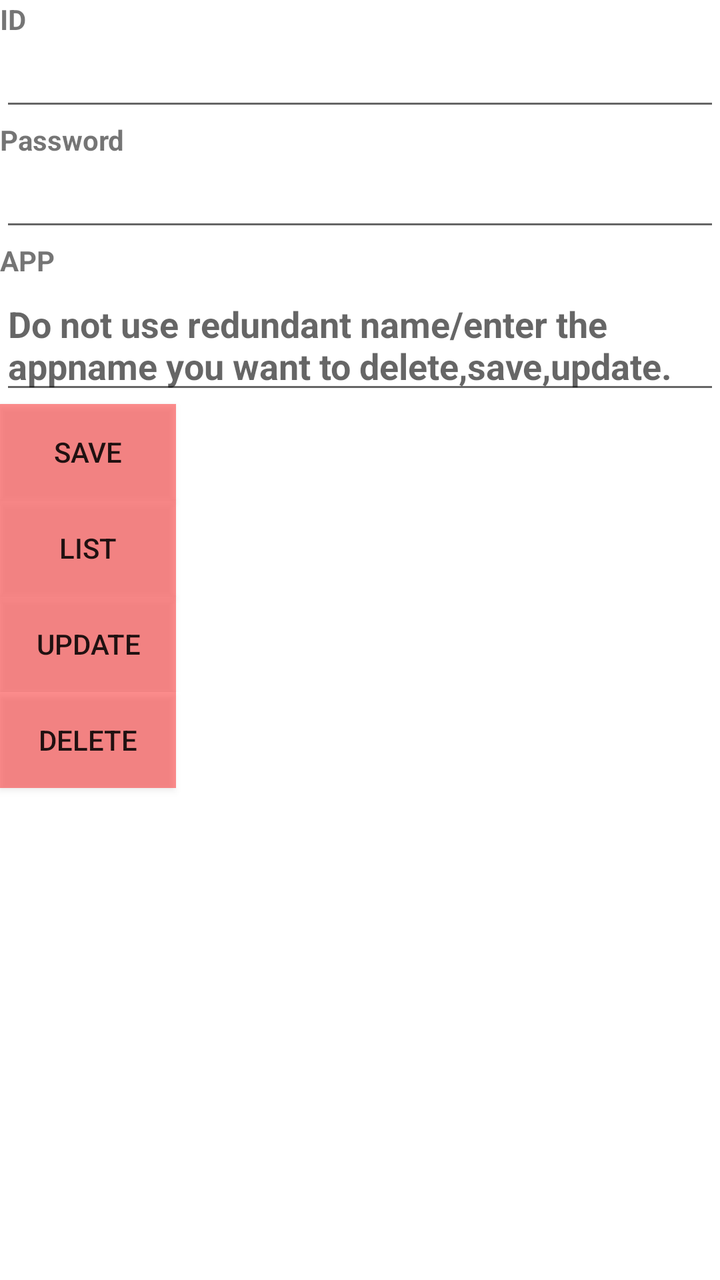
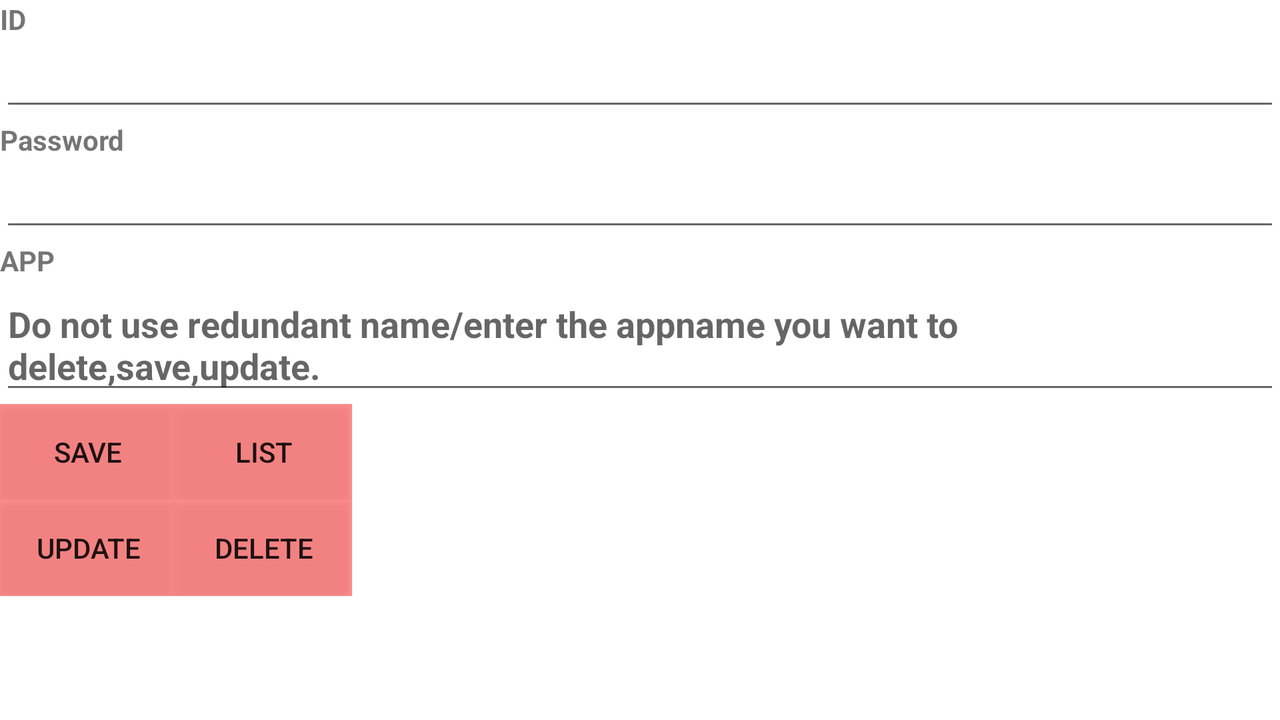

First picture: res/layout/ on a phone held upright. Second picture: the repository's own variant of that layout, on a device whose configuration matches the variant's folder. Source for both follows.
<!-- AndroidManifest.xml: application theme Theme.PROJECTMOBILE -->
<!-- res/layout/activity_program.xml -->
<LinearLayout
    xmlns:android="http://schemas.android.com/apk/res/android"
    android:layout_width="match_parent"
    android:layout_height="match_parent"
    android:orientation="vertical"
    android:background="@drawable/background">

    <TextView
        android:layout_width="match_parent"
        android:layout_height="wrap_content"
        android:text="@string/ID"
        android:textStyle="bold"
        />

    <EditText
        android:id="@+id/idr"
        android:layout_width="match_parent"
        android:layout_height="wrap_content"
        android:textStyle="bold"
        android:inputType="" />

    <LinearLayout
        android:layout_width="match_parent"
        android:layout_height="wrap_content"
        android:orientation="vertical">
        <TextView
            android:layout_width="match_parent"
            android:layout_height="wrap_content"
            android:textStyle="bold"
            android:text="@string/password"/>

        <EditText
            android:id ="@+id/password"
            android:layout_width="match_parent"
            android:layout_height="wrap_content"
            android:textStyle="bold"

            android:inputType=""/>
    </LinearLayout>

    <LinearLayout
        android:layout_width="match_parent"
        android:layout_height="wrap_content"
        android:orientation="vertical">

        <TextView
            android:layout_width="match_parent"
            android:layout_height="wrap_content"
            android:text="@string/app"
            android:textStyle="bold"/>

        <EditText
            android:id ="@+id/name"
            android:layout_width="match_parent"
            android:layout_height="wrap_content"
            android:textStyle="bold"
            android:hint="@string/hint"
            android:inputType=""/>

        <Button
            android:id="@+id/add"
            android:layout_width="wrap_content"
            android:layout_height="wrap_content"
            android:onClick="sendMessage"
            android:background="#70FF0000"
            android:text="@string/savet" />


        <Button
            android:id="@+id/list1"
            android:layout_width="wrap_content"
            android:layout_height="wrap_content"
            android:background="#70FF0000"
            android:onClick="sendMessage"
            android:text="@string/listt" />


        <Button
            android:id="@+id/update1"
            android:layout_width="wrap_content"
            android:layout_height="wrap_content"
            android:background="#70FF0000"
            android:onClick="sendMessage"
            android:text="@string/updatet" />

    </LinearLayout>

    <Button
        android:id="@+id/delete1"
        android:layout_width="wrap_content"
        android:layout_height="wrap_content"
        android:background="#70FF0000"
        android:onClick="sendMessage"
        android:text="@string/deletet" />


</LinearLayout>
<!-- resources referenced by this layout -->
<resources>
  <string name="ID">ID</string>
  <string name="app">APP</string>
  <string name="deletet">Delete</string>
  <string name="hint">Do not use redundant name/enter the appname you want to delete,save,update. </string>
  <string name="listt">List</string>
  <string name="password">Password</string>
  <string name="savet">Save</string>
  <string name="updatet">Update</string>
  <style name="Theme.PROJECTMOBILE" parent="Theme.MaterialComponents.DayNight.DarkActionBar">
          
          <item name="colorPrimary">@color/black</item>
          <item name="colorPrimaryVariant">@color/black</item>
          <item name="colorOnPrimary">@color/white</item>
          
          <item name="colorSecondary">@color/teal_200</item>
          <item name="colorSecondaryVariant">@color/teal_700</item>
          <item name="colorOnSecondary">@color/black</item>
          
          <item name="android:statusBarColor" tools:targetApi="l">?attr/colorPrimaryVariant</item>
          
      </style>
</resources>
<!-- res/layout-land/activity_program.xml (the author's variant of the layout above) -->
<!-- drawn on the phone turned sideways -->
<LinearLayout
    xmlns:android="http://schemas.android.com/apk/res/android"
    android:layout_width="match_parent"
    android:layout_height="match_parent"
    android:orientation="vertical"
    android:background="@drawable/background">

    <TextView
        android:layout_width="match_parent"
        android:layout_height="wrap_content"
        android:text="@string/ID"
        android:textStyle="bold"
        />

    <EditText
        android:id="@+id/idr"
        android:layout_width="match_parent"
        android:layout_height="wrap_content"
        android:textStyle="bold"
        android:inputType="" />

    <LinearLayout
        android:layout_width="match_parent"
        android:layout_height="wrap_content"
        android:orientation="vertical">
        <TextView
            android:layout_width="match_parent"
            android:layout_height="wrap_content"
            android:textStyle="bold"
            android:text="@string/password"/>

        <EditText
            android:id ="@+id/password"
            android:layout_width="match_parent"
            android:layout_height="wrap_content"
            android:textStyle="bold"

            android:inputType=""/>
    </LinearLayout>

    <LinearLayout
        android:layout_width="match_parent"
        android:layout_height="wrap_content"
        android:orientation="vertical">

        <TextView
            android:layout_width="match_parent"
            android:layout_height="wrap_content"
            android:text="@string/app"
            android:textStyle="bold"/>

        <EditText
            android:id ="@+id/name"
            android:layout_width="match_parent"
            android:layout_height="wrap_content"
            android:textStyle="bold"
            android:hint="@string/hint"
            android:inputType=""/>
    </LinearLayout>

    <LinearLayout
        android:layout_width="match_parent"
        android:layout_height="wrap_content"
        android:orientation="horizontal">

        <Button
            android:id="@+id/add"
            android:layout_width="wrap_content"
            android:layout_height="wrap_content"
            android:onClick="sendMessage"
            android:background="#70FF0000"
            android:text="@string/savet" />
        <Button
            android:id="@+id/list1"
            android:layout_width="wrap_content"
            android:layout_height="wrap_content"
            android:background="#70FF0000"
            android:onClick="sendMessage"
            android:text="@string/listt" />
    </LinearLayout>

    <LinearLayout
        android:layout_width="match_parent"
        android:layout_height="wrap_content"
        android:orientation="horizontal">
    <Button
        android:id="@+id/update1"
        android:layout_width="wrap_content"
        android:layout_height="wrap_content"
        android:background="#70FF0000"
        android:onClick="sendMessage"
        android:text="@string/updatet" />

    <Button
        android:id="@+id/delete1"
        android:layout_width="wrap_content"
        android:layout_height="wrap_content"
        android:background="#70FF0000"
        android:onClick="sendMessage"
        android:text="@string/deletet" />
    </LinearLayout>

</LinearLayout>
